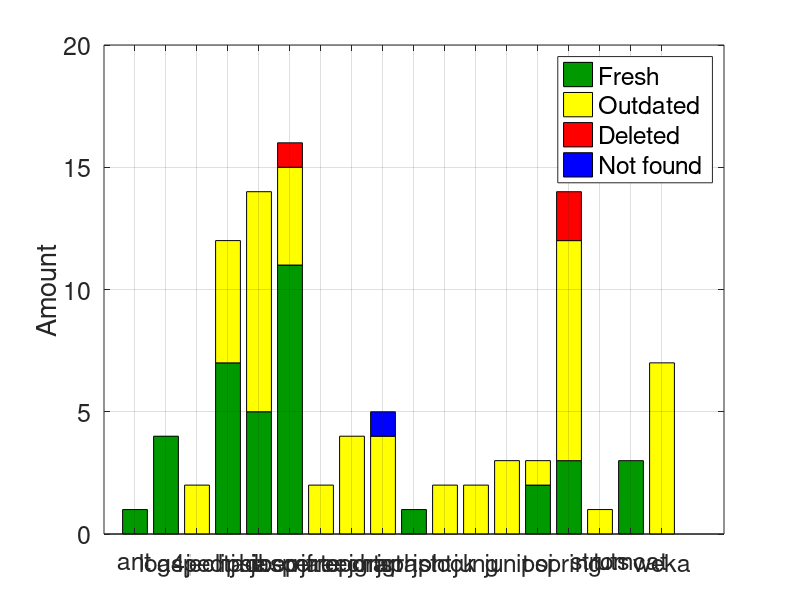

The MATLAB source for this figure:
%fresh =     (1, 4, 0, 7, 5, 11, 0, 0, 0, 1, 0, 0, 0, 2, 3, 0, 3, 0)
%outdated =  (0, 0, 2, 5, 9, 4,  2, 4, 4, 0, 2, 2, 3, 1, 9, 1, 0, 7)
%deleted =   (0, 0, 0, 0, 0, 1,  0, 0, 0, 0, 0, 0, 0, 0, 2, 0, 0, 0)
%other =     (0, 0, 0, 0, 0, 0,  0, 0, 1, 0, 0, 0, 0, 0, 0, 0, 0, 0)
y = [1 0 0 0; 4 0 0 0; 0 2 0 0; 7 5 0 0; 5 9 0 0; 11 4 1 0; 0 2 0 0; 0 4 0 0; 0 4 0 1; 1 0 0 0; 0 2 0 0; 0 2 0 0; 0 3 0 0; 2 1 0 0; 3 9 2 0; 0 1 0 0; 3 0 0 0; 0 7 0 0];

bar_handle = bar(y,'stacked');

set(bar_handle(1),'FaceColor',[0 0.6 0]);
set(bar_handle(2),'FaceColor','yellow');
set(bar_handle(3),'FaceColor','red');
set(bar_handle(4),'FaceColor','blue');

ylabel('Amount','FontSize',18);
xticks([1,2,3,4,5,6,7,8,9,10,11,12,13,14,15,16,17,18]);
xticklabels({'ant', 'log4j', 'aspectj', 'eclipse', 'hadoop', 'hibernate','jasperreports', 'jfreechart', 'jgraph', 'jgrapht','jstock','jung','junit','poi','spring','struts','tomcat','weka'});
xtickangle(45);

set(gca,'fontsize',18);
grid on
l = cell(1,4);
l{1}='Fresh'; l{2}='Outdated'; l{3}='Deleted'; l{4}='Not found';
legend(bar_handle,l,'fontsize',18);

%print('outdated','-dpdf','-bestfit')